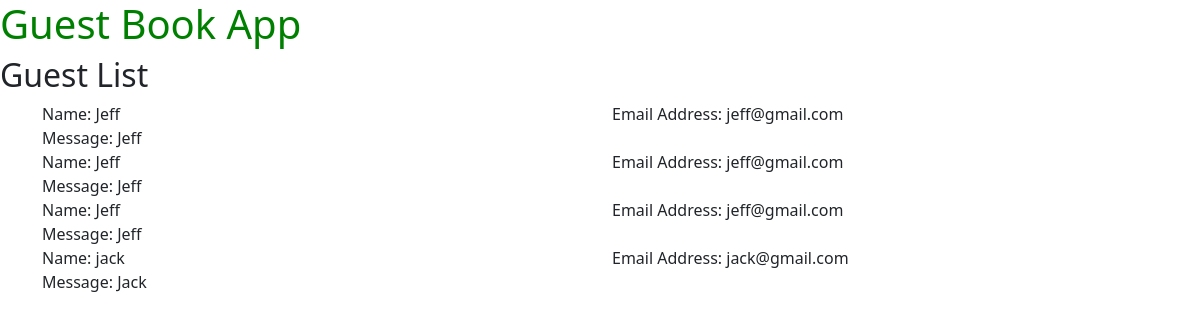
The page /list/ on the database as committed earlier.
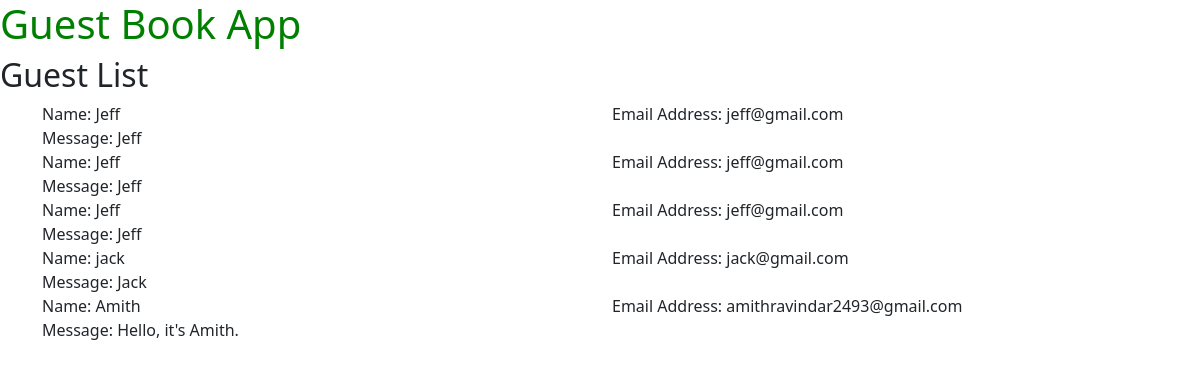
The same page on the database as committed later.
### guests/models.py (models this page shows)
class Guest(models.Model):
    name = models.CharField(max_length=200)
    email_address = models.EmailField(max_length=254)
    message = models.TextField()
    submission_date = models.DateTimeField(default=datetime.now, blank=True)

### guests/views.py (the view)
# urls.py: path('list/', views.list, name='list')
def list(request):
    guests = Guest.objects.all()
    context = {'guest_list': guests}
    return render(request, 'guests/guest_list.html', context)

### guests/templates/guests/guest_list.html
{% extends 'guests/base.html' %}
{% load bootstrap5 %}
{% block content %}
    <h2>Guest List</h2>
    <div class="container">
        {% for guest in guest_list %}
            <div class="row">
                <div class="col-md-6">
                    Name: {{guest.name}}
                </div>
                <div class="col-md-6">
                    Email Address: {{guest.email_address}}
                </div>
            </div>
            <div class="row">
                <div class="col-md-12">
                    Message: {{guest.message}}
                </div>
            </div>
        {% endfor %}
    </div>
{% endblock %}

### guests/templates/guests/base.html (shortened to what this page needs)
<html>
    <head>
        {% load static %}
        {% load bootstrap5 %}
        {% bootstrap_css %}
        <link rel="stylesheet" href="{% static 'guests/index.css' %}" />
    </head>
    <body>
        <h1>Guest Book App</h1>
        {% block content %}
        {% endblock %}
    </body>
</html>

### guests/static/guests/index.css (style rules this page uses)
h1 { color: green; }

Rows that differ between the two databases and show on the page:
added Guest: name "Amith", email_address "amithravindar2493@gmail.com", message "Hello, it's Amith."
